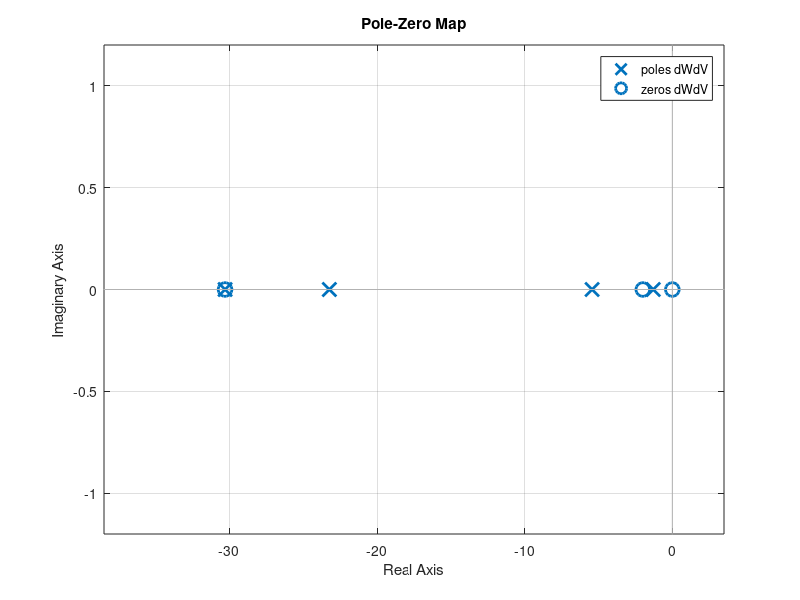
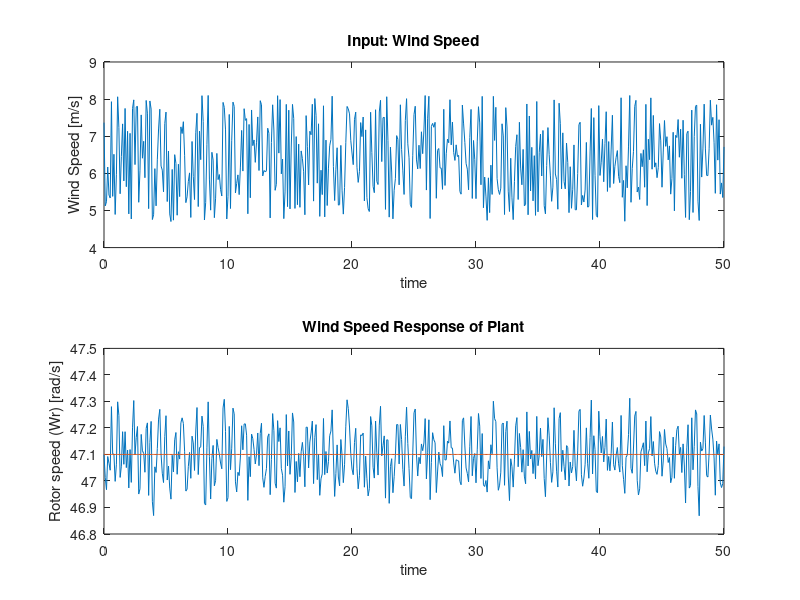
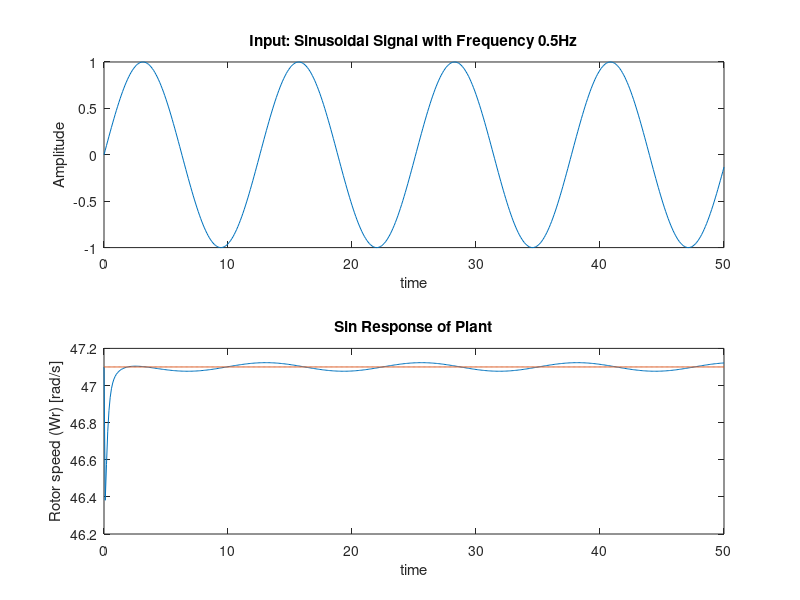
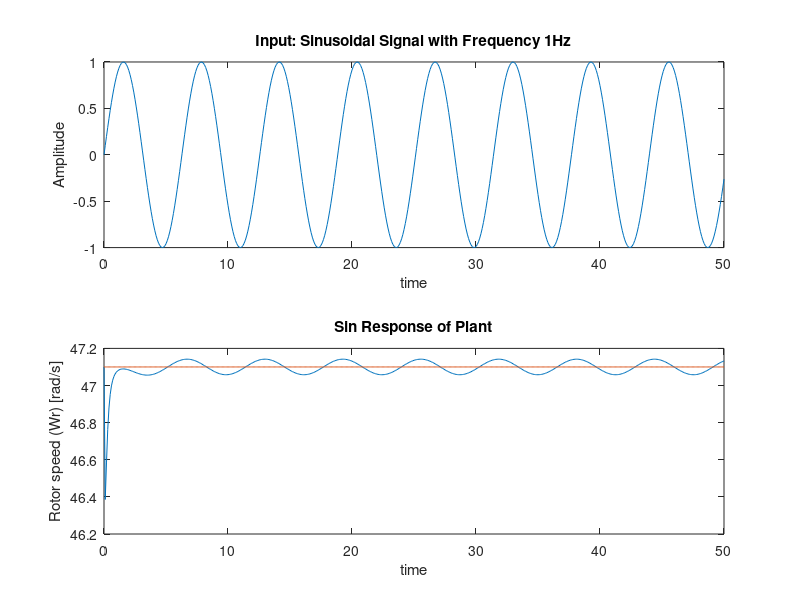

Write MATLAB code to recreate these figures, in order. (Note: this script raises an error after producing the figures.)
close all
clear all
clc

rho = 1.25;
A = 4;
R = 1;

Vop = 6.4;
Wop = 47.1;
Bop = 90;

K = .5*rho*A*R;
lambdaop = (R*Wop)/Vop;

%linearization of wind turbine model
K11 = ((K*Vop^3)/(R*Wop))*(.44-.0167*Bop)*((pi*R)/(Vop*(15-.3*Bop)))*cos(pi*((lambdaop-3)/(15-.3*Bop)));
K12 = -((K*Vop^3)/(R*Wop))*(.44-.0167*Bop)*sin(pi*((lambdaop-3)/(15-.3*Bop)));
K13 = -.00184*K*(Bop*Vop^2+((3*Bop*Vop^3)/(R*Wop^2)));

K21 = (.44-.0167*Bop)*((3*K*Vop^2)/(R*Wop))*sin(pi*((lambdaop-3)/(15-.3*Bop)));
K22 = -(.44-.0167*Bop)*((K*Vop^3)/(R*Wop))*((pi*lambdaop)/(Vop^2*(15-.3*Bop)))*cos(pi*((lambdaop-3)/(15-.3*Bop)));
K23 = -.00184*K*(2*Vop*Bop-((9*Bop*Vop)/lambdaop));

K31 = ((-.0167*K*Vop^2)/lambdaop)*sin(pi*((lambdaop-3)/(15-.3*Bop)));
K32 = ((.0167*K*Vop^2)/lambdaop)*(.44-.0167*Bop)*(.3*pi*((lambdaop-3)/(15-.3*Bop)^2))*cos(pi*((lambdaop-3)/(15-.3*Bop)));
K33 = (-.00184*K*(lambdaop-3)*Vop^2)/lambdaop;

gamma = K11+K12+K13;
xi = K21+K22+K23;
delt = K31+K32+K33;

Jt=1;
D = gamma/Jt;
tau = .5;

Wref = 47.1;
Bref = 10;
Wt = 0;

delWt = Wref-Wt;

Kp = 13;
Ki = 18;
Kd = .7;

s = tf('s');

C = Kp + Ki/s + Kd*s;

delB = (C*delWt+Bref)/(tau*s+1)-Bop;

H = (delt/Jt)*delB;
Geq = (1/(s-D))/(1+(1/(s-D))*H);

dWdV = (xi/Jt)*Geq;

%% analyzing controlled plant

polesdWdV = pole(dWdV);
zerosdWdV = zero(dWdV);
[Ass Bss Css Dss] = ssdata(dWdV);

figure;
pzmap(dWdV)

%% setting inputs
t_in = 0:.1:50;

f1 = .5;
f2 = 1;
f3 = 10;
f4 = 20;
V = 4.7+(8.1-4.7)*rand(length(t_in),1); %realistic wind speed
Vsin1 = sin(f1*t_in);
Vsin2 = sin(f2*t_in);
Vsin3 = sin(f3*t_in);
Vsin4 = sin(f4*t_in);

delV= V-Vop;
delVsin1 = Vsin1-Vop;
delVsin2 = Vsin2-Vop;
delVsin3 = Vsin3-Vop;
delVsin4 = Vsin4-Vop;

%% plot system response 

%plot wind speed input
figure;
subplot(2,1,1);
plot(t_in,V);
xlabel('time');
ylabel('Wind Speed [m/s]')
title('Input: Wind Speed')

[dW,t] = lsim(dWdV,delV,t_in);

subplot(2,1,2);
plot(t,dW+Wop)
xlabel('time');
ylabel('Rotor speed (Wr) [rad/s]');
title('Wind Speed Response of Plant')

hold on
Wop_plot = 47.1*ones(1,length(t));
plot(t,Wop_plot)

%plot sin input
figure;
subplot(2,1,1);
plot(t_in,Vsin1);
xlabel('time');
ylabel('Amplitude')
title(['Input: Sinusoidal Signal with Frequency ' num2str(f1) 'Hz'])

[dW,t] = lsim(dWdV,delVsin1,t_in);

subplot(2,1,2);
plot(t_in,dW+Wop)
xlabel('time');
ylabel('Rotor speed (Wr) [rad/s]');
title('Sin Response of Plant')

hold on
Wop_plot = 47.1*ones(1,length(t));
plot(t,Wop_plot)
% 
figure;
subplot(2,1,1);
plot(t_in,Vsin2);
xlabel('time');
ylabel('Amplitude')
title(['Input: Sinusoidal Signal with Frequency ' num2str(f2) 'Hz'])

[dW,t] = lsim(dWdV,delVsin2,t_in);

subplot(2,1,2);
plot(t_in,dW+Wop)
xlabel('time');
ylabel('Rotor speed (Wr) [rad/s]');
title('Sin Response of Plant')

hold on
Wop_plot = 47.1*ones(1,length(t));
plot(t,Wop_plot)

figure;
subplot(2,1,1);
plot(t_in,Vsin3);
xlabel('time');
ylabel('Amplitude')
title(['Input: Sinusoidal Signal with Frequency ' num2str(f3) 'Hz'])

[dW,t] = lsim(dWdV,delVsin3,t_in);

subplot(2,1,2);
plot(t_in,dW+Wop)
xlabel('time');
ylabel('Rotor speed (Wr) [rad/s]');
title('Sin Response of Plant')

hold on
Wop_plot = 47.1*ones(1,length(t));
plot(t,Wop_plot)

figure;

subplot(2,1,1);
plot(t_in,Vsin4);
xlabel('time');
ylabel('Amplitude')
title(['Input: Sinusoidal Signal with Frequency ' num2str(f4) 'Hz'])

[dW,t] = lsim(dWdV,delVsin4,t_in);

subplot(2,1,2);
plot(t_in,dW+Wop)
xlabel('time');
ylabel('Rotor speed (Wr) [rad/s]');
title('Sin Response of Plant')

hold on
Wop_plot = 47.1*ones(1,length(t));
plot(t,Wop_plot)

%plot step input
[dW,t] = step(dWdV);

figure;
subplot(2,1,1);
plot(heaviside(t))
xlabel('time');
ylabel('Amplitude')
title('Input: Step Input')

subplot(2,1,2);
plot(t,dW+Wop)
xlabel('time');
ylabel('Rotor speed (Wr) [rad/s]');
title('Step Response of Plant')

hold on
Wop_plot = 47.1*ones(1,length(t));
plot(t,Wop_plot)

%plot impulse input
[dW,t] = impulse(dWdV);

figure;
subplot(2,1,1);
plot(dirac(t))
xlabel('time');
ylabel('Amplitude')
title('Input: Impulse Input')

subplot(2,1,2);
plot(t,dW+Wop)
xlabel('time');
ylabel('Rotor speed (Wr) [rad/s]');
title('Impulse Response of Plant')

hold on
Wop_plot = 47.1*ones(1,length(t));
plot(t,Wop_plot)
